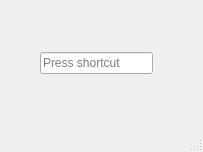
<?xml version="1.0" encoding="UTF-8"?>
<ui version="4.0">
 <class>MainWindow</class>
 <widget class="QMainWindow" name="MainWindow">
  <property name="geometry">
   <rect>
    <x>0</x>
    <y>0</y>
    <width>203</width>
    <height>152</height>
   </rect>
  </property>
  <property name="windowTitle">
   <string>MainWindow</string>
  </property>
  <widget class="QWidget" name="centralwidget">
   <widget class="QKeySequenceEdit" name="keySequenceEdit">
    <property name="geometry">
     <rect>
      <x>40</x>
      <y>50</y>
      <width>113</width>
      <height>27</height>
     </rect>
    </property>
   </widget>
  </widget>
  <widget class="QMenuBar" name="menubar">
   <property name="geometry">
    <rect>
     <x>0</x>
     <y>0</y>
     <width>203</width>
     <height>24</height>
    </rect>
   </property>
  </widget>
  <widget class="QStatusBar" name="statusbar"/>
 </widget>
 <resources/>
 <connections/>
</ui>
